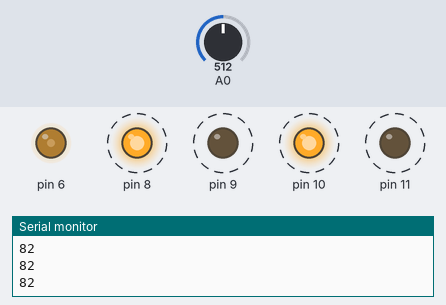
Simulated run of this sketch. Board: Arduino Uno, built with avr-gcc and run on an emulated ATmega328P. Shown: output pins drawn as LEDs (lit = HIGH), the last lines printed to the serial monitor. Dashed ring = blinking. Inputs (shaded band) come from the test bench; at power-on: A0 = 512.

Above: at 1.2 s.
1.3 s: A0 set to 122
At 1.74 s:
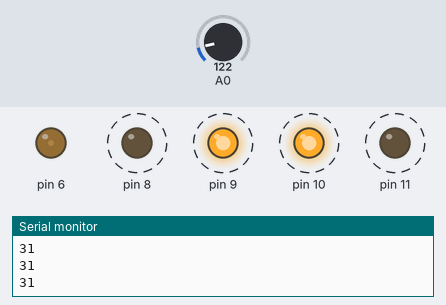
4.3 s: A0 set to 306
At 5.0 s:
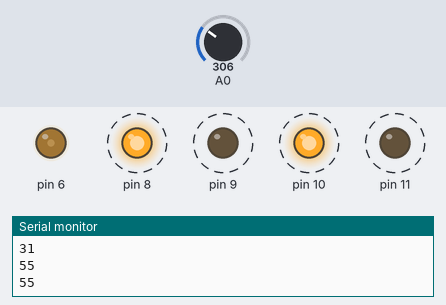
7.3 s: A0 set to 716
At 7.99 s:
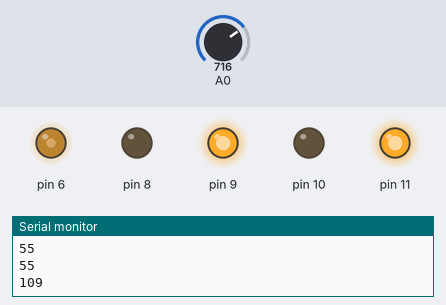
10.3 s: A0 set to 900
At 11.16 s:
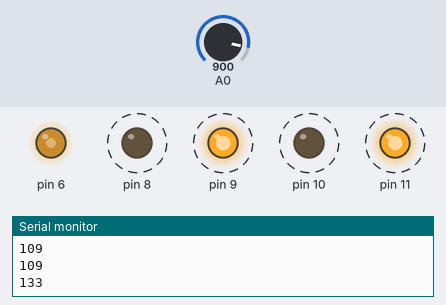
Timing chart, 0 to 14.3 s (numbered marks = the images above; inputs shaded):
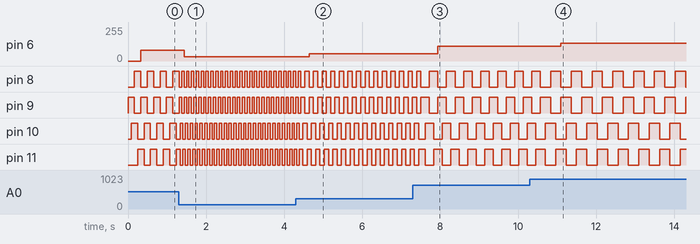

The sketch:

Proyecto_motor_stepper.ino
```cpp
void setup() {
  pinMode(6, OUTPUT);
  pinMode(8, OUTPUT);
  pinMode(9, OUTPUT);
  pinMode(10, OUTPUT);
  pinMode(11, OUTPUT);
 digitalWrite(8, HIGH);
 digitalWrite(11, LOW);
 Serial.begin(9600);
}

void loop() {

  int valorPot = analogRead(A0);
  int x = map(valorPot , 0, 1023, 15, 150);
  digitalWrite(9, HIGH);
  digitalWrite(8, LOW);   // turn the LED on (HIGH is the voltage level)
  delay(x);
  digitalWrite(10, HIGH);
  digitalWrite(11, LOW);   // turn the LED on (HIGH is the voltage level)
  delay(x);
  digitalWrite(9, LOW);
  digitalWrite(8, HIGH);   // turn the LED on (HIGH is the voltage level)
  delay(x);
  digitalWrite(10, LOW);
  digitalWrite(11,HIGH);   // turn the LED on (HIGH is the voltage level)
  delay(x);

  analogWrite(6, x);

  Serial.println(x);

  // wait for a second
}
```

Measured:
- after the input at 1.3 s, pin 6: 82/255 → 31/255 after 0.14 s; pin 8, pin 9: alternates HIGH for 0.06 s and LOW for 0.06 s, starting after 0.08 s; pin 10, pin 11: alternates HIGH for 0.06 s and LOW for 0.06 s, starting at once
- after the input at 4.3 s, pin 6: 31/255 → 55/255 after 0.34 s; pin 8, pin 9: alternates HIGH for 0.11 s and LOW for 0.11 s, starting after 0.23 s; pin 10, pin 11: alternates HIGH for 0.11 s and LOW for 0.11 s, starting after 0.29 s
- after the input at 7.3 s, pin 6: 55/255 → 109/255 after 0.64 s
- after the input at 10.3 s, pin 6: 109/255 → 133/255 after 0.79 s
- by itself, pin 8–11: alternates HIGH for 0.16 s and LOW for 0.16 s
